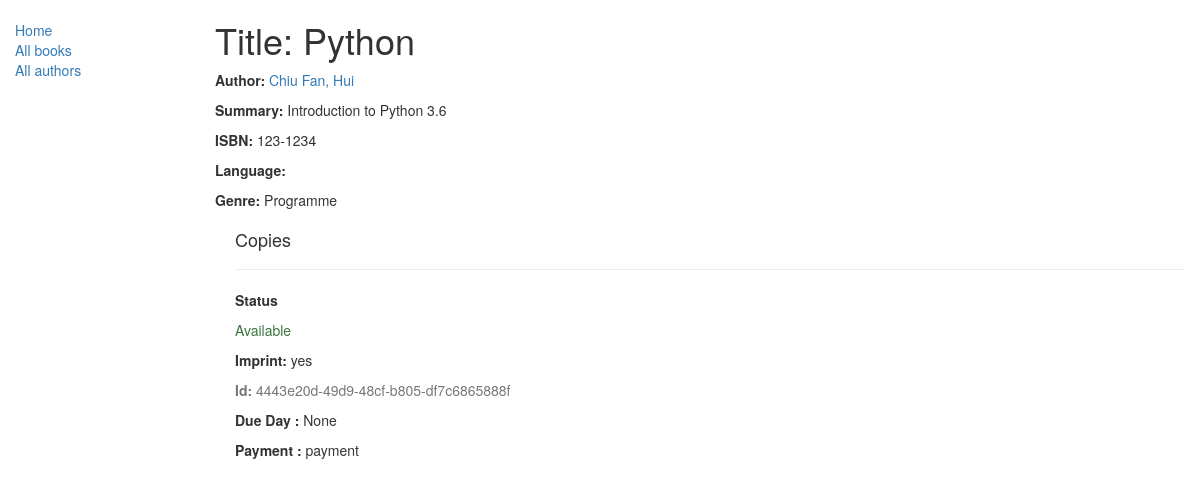
/catalog/book/1, run on the app's committed database.
### catalog/models.py (models this page shows, shortened)
class Book(models.Model):
    title = models.CharField(max_length=200)
    author = models.ForeignKey('Author', on_delete=models.SET_NULL, null=True)
    summary = models.TextField(max_length=1000, help_text="Enter a brief description of the book")
    isbn = models.CharField('ISBN',max_length=13, help_text='13 Character <a href="https://www.isbn-international.org/content/what-isbn">ISBN number</a>')
    genre = models.ManyToManyField(Genre, help_text="Select a genre for this book")
    due_back = models.DateTimeField(null=True, blank=True)
    payment = models.CharField(default = '',max_length=10)
    pub_date = models.DateTimeField(null=True, blank=True)
    def was_published_recently(self):
        now = timezone.now()
        return now - datetime.timedelta(days=1) <= self.pub_date <= now
    was_published_recently.admin_order_field = 'pub_date'
    was_published_recently.boolean = True
    was_published_recently.short_description = 'Published'

class Author(models.Model):
    first_name = models.CharField(max_length=100)
    last_name = models.CharField(max_length=100)
    date_of_birth = models.DateField(null=True, blank=True)
    date_of_death = models.DateField('died', null=True, blank=True)
    def __str__(self):
        return '%s, %s' % (self.last_name, self.first_name)
    class Meta:
        ordering = ['last_name']

class Genre(models.Model):
    name = models.CharField(max_length=200, help_text="Enter a book genre (e.g. Science Fiction, French Poetry etc.)")
    def __str__(self):
        return self.name

class BookInstance(models.Model):
    id = models.UUIDField(primary_key=True, default=uuid.uuid4, help_text="Unique ID for this particular book across whole library")
    book = models.ForeignKey('Book', on_delete=models.SET_NULL, null=True)
    imprint = models.CharField(max_length=200)
    borrower = models.ForeignKey(User, on_delete=models.SET_NULL, null=True, blank=True)
    """
    @property
    def is_overdue(self):
        if self.due_back and date.today() > self.due_back:
            return True
        return False
    """
    LOAN_STATUS = (
        ('d', 'Maintenance'),
        ('o', 'On loan'),
        ('a', 'Available'),
        ('r', 'Reserved'),
    )
    status= models.CharField(max_length=1, choices=LOAN_STATUS, blank=True, default='d', help_text='Book availability')
    """
    class Meta:
        ordering = ["due_back"]
        permissions = (("can_mark_returned", "Set book as returned"),)
    """

### catalog/views.py (the view, shortened to what this page needs)
# urls.py: url(r'^book/(?P<pk>\d+)$', views.BookDetailView.as_view(), name='book-detail'),
class BookDetailView(generic.DetailView):
    model = Book

### catalog/templates/catalog/book_detail.html (shortened to what this page needs)
{% extends "base_generic.html" %}
{% block content %}
  <h1>Title: {{ book.title }}</h1>
  <p><strong>Author:</strong> <a href="{% url 'author-detail' book.author.pk %}">{{ book.author }}</a></p>
  <p><strong>Summary:</strong> {{ book.summary }}</p>
  <p><strong>ISBN:</strong> {{ book.isbn }}</p>
  <p><strong>Language:</strong> {{ book.language }}</p>
  <p><strong>Genre:</strong> {% for genre in book.genre.all %} {{ genre }}{% if not forloop.last %}, {% endif %}{% endfor %}</p>
  <div style="margin-left:20px;margin-top:20px">
    <h4>Copies</h4>
    {% for copy in book.bookinstance_set.all %}
    <hr>
    <p><strong>Status</strong></p>
    <p class="{% if copy.status == 'a' %}text-success{% elif copy.status == 'm' %}text-danger{% else %}text-warning{% endif %}">{{ copy.get_status_display }}</p>
    <p><strong>Imprint:</strong> {{copy.imprint}}</p>
    <p class="text-muted"><strong>Id:</strong> {{copy.id}}</p>
    <p><strong>Due Day :</strong> {{ book.due_back}}</p>
    <p><strong>Payment :</strong> {{ book.payment}}</p>
    {% endfor %}
  </div>
{% endblock %}

### data on the page
Book: title "Python", author "Chiu Fan, Hui", summary "Introduction to Python 3.6", isbn "123-1234", due_back "None", payment "payment"
Genre: name "Programme"
BookInstance: status "Available", imprint "yes", id "4443e20d-49d9-48cf-b805-df7c6865888f"
